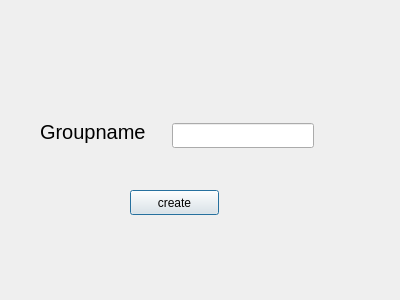
<?xml version="1.0" encoding="UTF-8"?>
<ui version="4.0">
 <class>CreategroupDialog</class>
 <widget class="QDialog" name="CreategroupDialog">
  <property name="geometry">
   <rect>
    <x>0</x>
    <y>0</y>
    <width>400</width>
    <height>300</height>
   </rect>
  </property>
  <property name="windowTitle">
   <string>Dialog</string>
  </property>
  <widget class="QPushButton" name="createBtn">
   <property name="geometry">
    <rect>
     <x>130</x>
     <y>190</y>
     <width>89</width>
     <height>25</height>
    </rect>
   </property>
   <property name="text">
    <string>create</string>
   </property>
  </widget>
  <widget class="QLabel" name="label">
   <property name="geometry">
    <rect>
     <x>40</x>
     <y>120</y>
     <width>105</width>
     <height>23</height>
    </rect>
   </property>
   <property name="font">
    <font>
     <pointsize>15</pointsize>
    </font>
   </property>
   <property name="text">
    <string>Groupname</string>
   </property>
  </widget>
  <widget class="QLineEdit" name="lineEdit">
   <property name="geometry">
    <rect>
     <x>172</x>
     <y>123</y>
     <width>142</width>
     <height>25</height>
    </rect>
   </property>
  </widget>
 </widget>
 <resources/>
 <connections/>
</ui>
